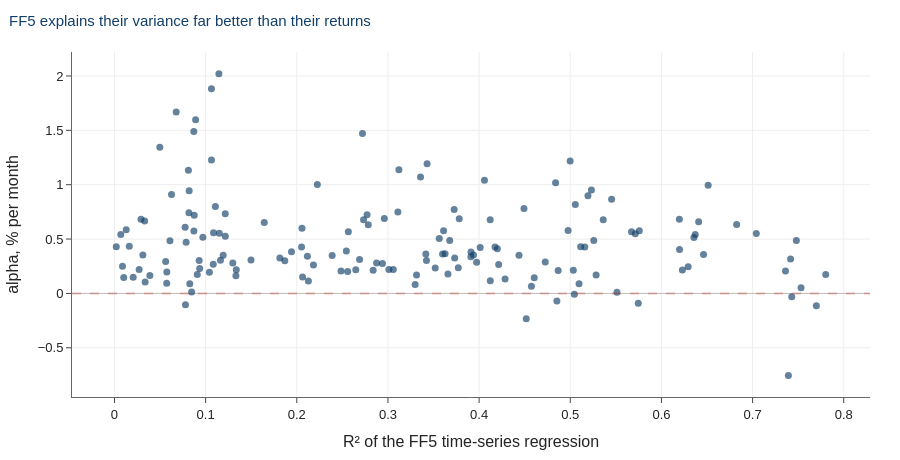

Notebook code cell kept with this figure:
### Markdown cell above
## The verdict

**FF5 leaves a mean absolute alpha of roughly 0.49% per month — about 6% a year —
across 158 anomalies, and 129 of the 158 have individually significant alphas.**

The median $R^2$ tells the same story from the risk side. FF5 explains around 30% of
the *variance* of the median anomaly, against 3% for the CAPM. So the factors do
capture real common variation. They simply do not capture the average returns.

Note the direction of travel across the three rows: each richer model shrinks the
pricing errors a little and lifts the $R^2$ a lot. Sixty years of factor research has
made these portfolios far more *explicable* without making them much more *priced*.

That gap is the factor zoo, stated as a pricing test rather than a counting exercise.
It is also the case for the machine-learning approaches in Lecture 8's Sections 4 and
5: not that neural networks are fashionable, but that the linear, static,
five-factor description demonstrably does not close.

### Code cell
f, _ = load_factors("ff5")
idx = zoo.index.intersection(f.index)
a, _, res, r2 = time_series_alphas(zoo.loc[idx], f.loc[idx])

fig = go.Figure()
fig.add_trace(go.Scatter(
    x=r2, y=a * 100, mode="markers",
    marker=dict(color=NAVY, size=7, opacity=0.65),
    text=r2.index, hovertemplate="%{text}<br>R² %{x:.2f}<br>"
                                 "alpha %{y:.3f}%/mo<extra></extra>",
    name="anomaly"))
fig.add_hline(y=0, line=dict(color=RED, width=2, dash="dash"))
fig.update_xaxes(title="R² of the FF5 time-series regression")
fig.update_yaxes(title="alpha, % per month")
airm_layout(fig, "FF5 explains their variance far better than their returns")

### Figure 1 — Plotly figure (JSON) as saved in the notebook; plotly's stock layout.template omitted (floating-point values rounded to 4 significant figures; data arrays with more than 128 entries replaced by an {"elided": "..."} marker saying what was removed)
{"data": [{"hovertemplate": "%{text}<br>R² %{x:.2f}<br>alpha %{y:.3f}%/mo<extra></extra>", "marker": {"color": "#123F69", "opacity": 0.65, "size": 7}, "mode": "markers", "name": "anomaly", "text": {"elided": "158 str values"}, "type": "scatter", "x": {"elided": "158 float values"}, "y": {"elided": "158 float values"}}], "layout": {"font": {"family": "Helvetica, Arial, sans-serif", "size": 13}, "height": 460, "margin": {"b": 60, "l": 70, "r": 30, "t": 52}, "shapes": [{"line": {"color": "#C0392B", "dash": "dash", "width": 2}, "type": "line", "x0": 0, "x1": 1, "xref": "x domain", "y0": 0, "y1": 0, "yref": "y"}], "title": {"font": {"color": "#123F69", "size": 15}, "text": "FF5 explains their variance far better than their returns", "x": 0.01, "xanchor": "left"}, "xaxis": {"gridcolor": "#EEEEEE", "linecolor": "#666666", "showgrid": true, "ticks": "outside", "title": {"text": "R² of the FF5 time-series regression"}, "zeroline": false}, "yaxis": {"gridcolor": "#EEEEEE", "linecolor": "#666666", "showgrid": true, "ticks": "outside", "title": {"text": "alpha, % per month"}, "zeroline": true, "zerolinecolor": "#BBBBBB"}}}
